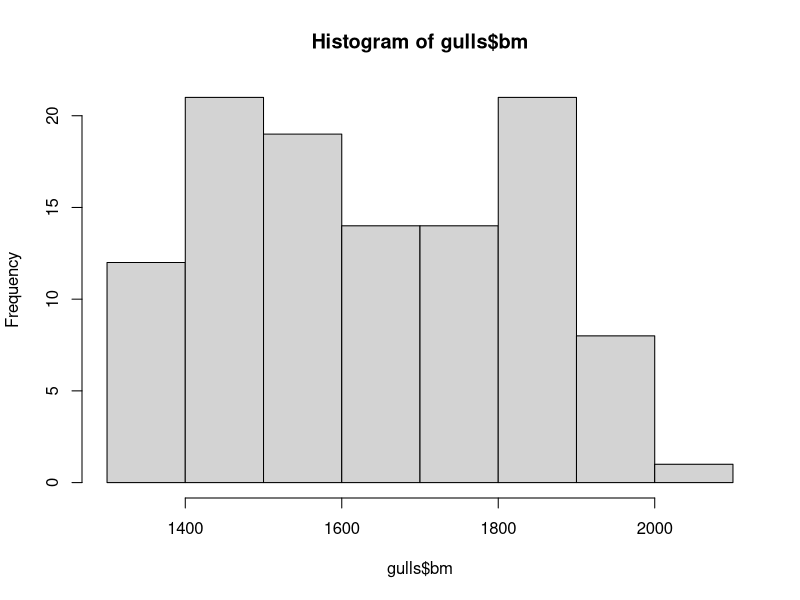
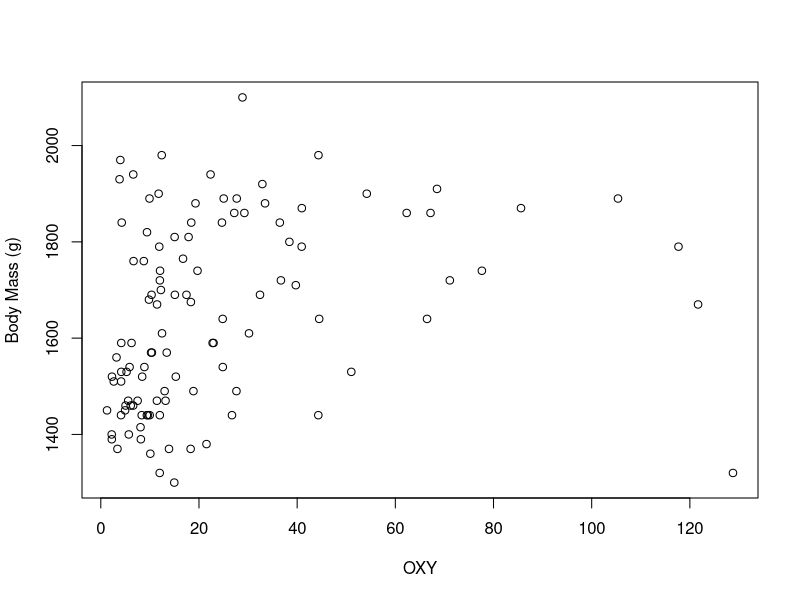
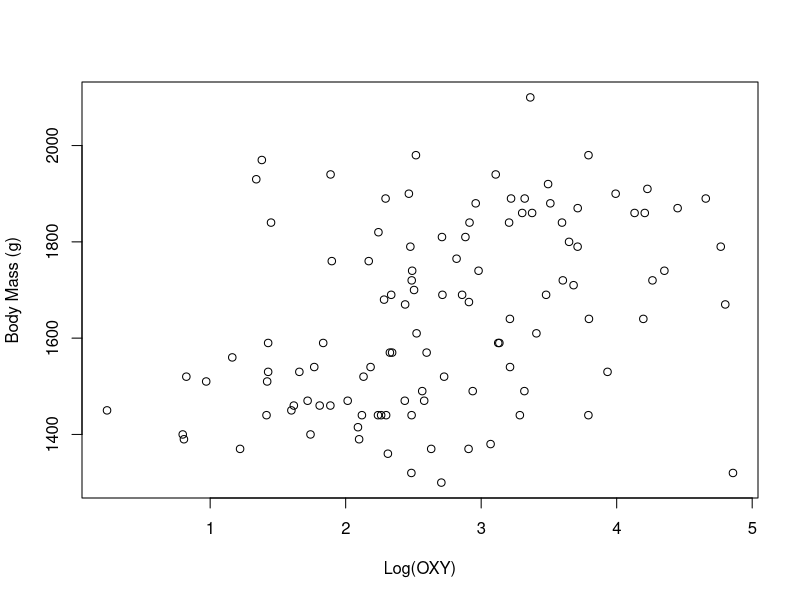
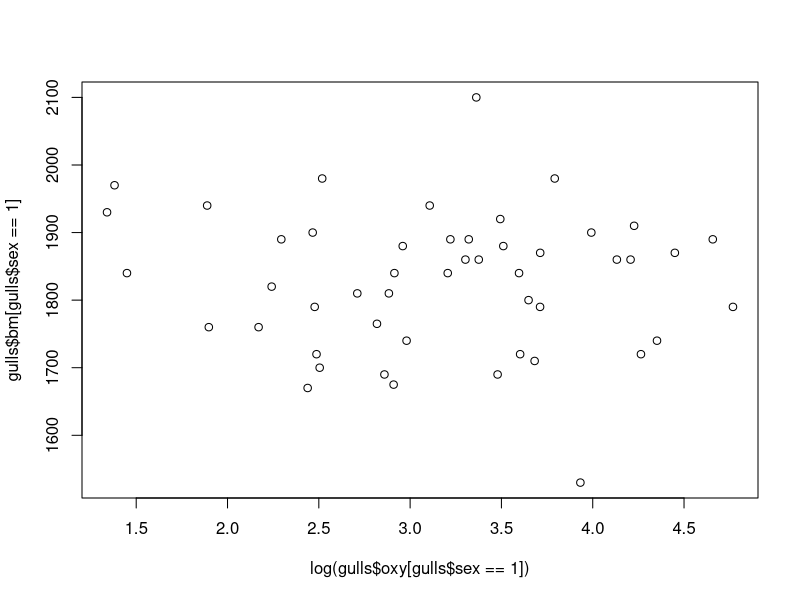
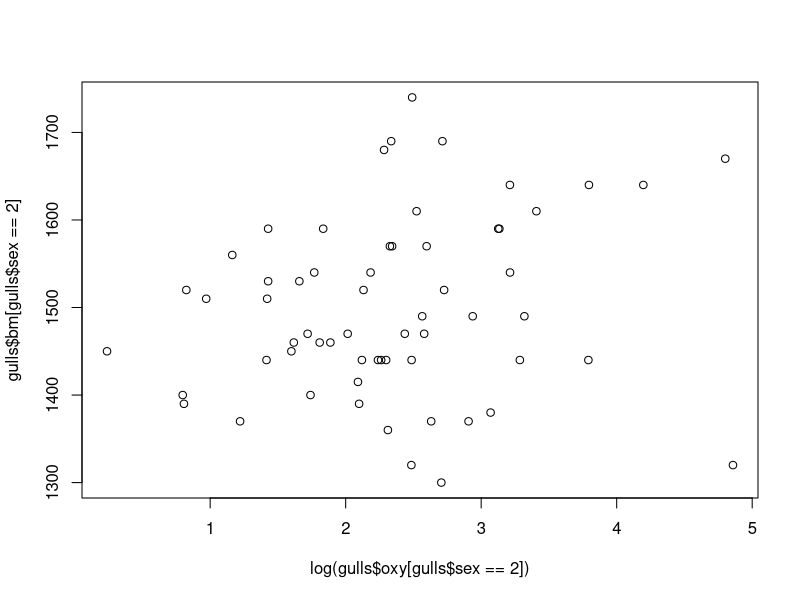
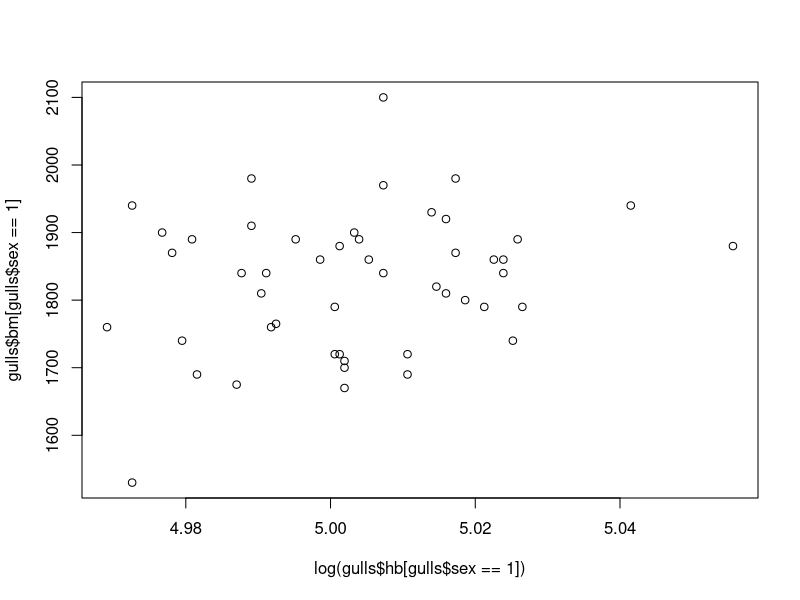
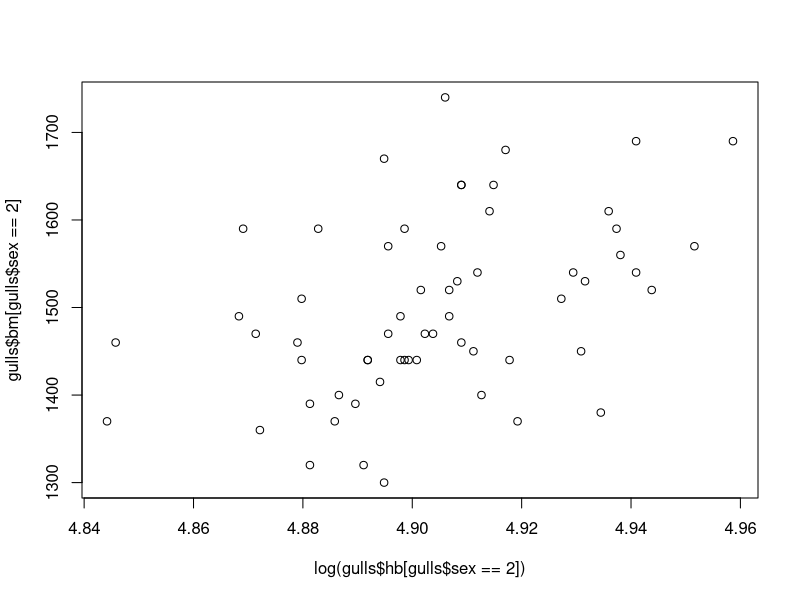
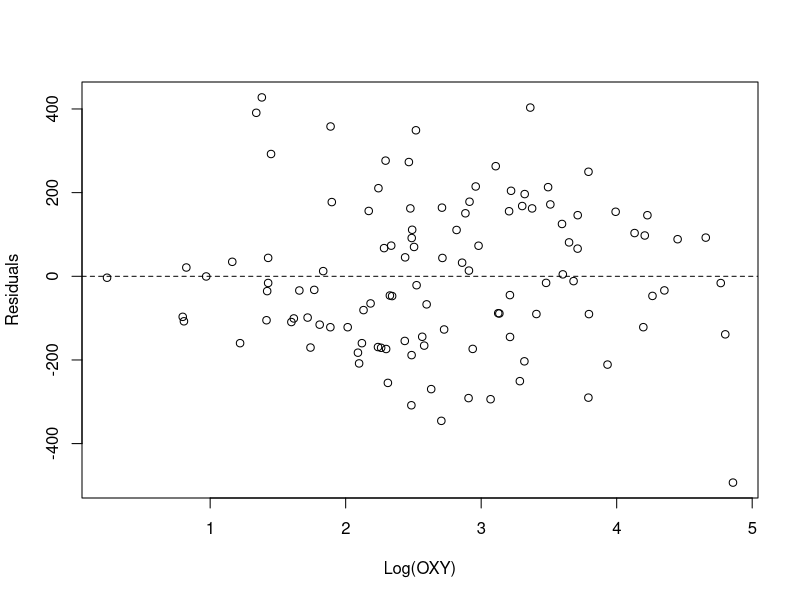

Write R code to recreate these figures, in order. (Note: this script raises an error after producing the figures.)
setwd("~/Documents/Microsoft Word/Grad School/STAT 520/HW 3")
#read in data and remove 1 na case
gulls <- data.frame(read.csv(file="gullsdata.csv", header=T))
gulls <- gulls[-(which(is.na(gulls$bm))),]
#a histogram (for marginal means)
hist(gulls$bm, breaks=11)

#Plot Response vs. Explanatory, and a log transformation
plot(gulls$bm~(gulls$oxy),xlab="OXY", ylab="Body Mass (g)")
plot(gulls$bm~log(gulls$oxy),xlab="Log(OXY)", ylab="Body Mass (g)")
plot(gulls$bm[gulls$sex==1]~log(gulls$oxy[gulls$sex==1]))
plot(gulls$bm[gulls$sex==2]~log(gulls$oxy[gulls$sex==2]))
plot(gulls$bm[gulls$sex==1]~log(gulls$hb[gulls$sex==1]))
plot(gulls$bm[gulls$sex==2]~log(gulls$hb[gulls$sex==2]))
#residual plot
resids <- lm(data=gulls, formula=bm~log(oxy))$residuals
plot(resids~log(gulls$oxy), ylab="Residuals", xlab="Log(OXY)") + abline(h=0,lty=2)

#Pick the random component
#bin the data
binnedbm <- data.frame(bm=gulls$bm, cats = cut(gulls$bm, breaks=quantile(gulls$bm, prob=seq(0.1,1,by=0.1)), include.lowest=T))
bmSD<- tapply(binnedbm$bm, binnedbm$cats, sd)
bmMean <- tapply(binnedbm$bm, binnedbm$cats, mean)
binnedbmm <- data.frame(bm=gulls$bm[gulls$sex==1], cats = cut(gulls$bm[gulls$sex==1], breaks=quantile(gulls$bm[gulls$sex==1], prob=seq(0.1,1,by=0.1)), include.lowest=T))
bmmSD <-tapply(binnedbmm$bm, binnedbmm$cats,sd)[-5]; bmmSD<-bmmSD[-9]
bmmMean <-tapply(binnedbmm$bm, binnedbmm$cats,mean)[-5]; bmmMean <-bmmMean[-9]
bmmMod <- lm(log(bmmSD)~log(bmmMean))
pts <- c(seq(7.4,7.7, by=0.01))
pdf("MaleRand.pdf")
plot(log(bmmSD)~log(bmmMean), pch = 19, cex = 1.5, xlab = "Log of Group Mean", ylab = "Log of Group SD",main="Male")+abline(a=bmmMod$coef[1],b=bmmMod$coef[2])
binnedbmf <- data.frame(bm=gulls$bm[gulls$sex==2], cats = cut(gulls$bm[gulls$sex==2], breaks=quantile(gulls$bm[gulls$sex==2], prob=seq(0.1,1,by=0.1)), include.lowest=T))
bmfSD <-tapply(binnedbmf$bm, binnedbmf$cats,sd)
bmfMean <-tapply(binnedbmf$bm, binnedbmf$cats,mean)
bmfMod <- lm(log(bmfSD[-2])~log(bmfMean[-2]))
pdf("FemaleRand.pdf")
plot(log(bmfSD)~log(bmfMean), pch = 19, cex = 1.5, xlab = "Log of Group Mean", ylab = "Log of Group SD",main="Female")+abline(a=bmfMod$coef[1],b=bmfMod$coef[2])
#table(binnedbm$cats)
#regress group SDs and group means
regrand <- lm(log(bmSD)~log(bmMean))
summary(regrand)
#Regression fit is poor, but coefficients and plot suggest theta > 3, so inverse Gaussian?
plot(log(bmSD)~log(bmMean), pch = 19, cex = 1.5, xlab = "Log of Group Mean", ylab = "Log of Group SD")
abline(a=regrand$coef[1], b=regrand$coef[2])

#Pick the systematic component. Using log(gulls$oxy) as explanatory
plot(gulls$bm~(gulls$oxy), col=as.factor(gulls$sex), pch=19)
#log transformation for oxy looks better
plot(gulls$bm~log(gulls$oxy), col=as.factor(gulls$sex), pch=19)
#plots using canonical link and also log link
#both plots and residual plots look reasonable, use log link (although canonical link works fine)
pdf("CanonScat.pdf")
plot(1/(gulls$bm)^2~log(gulls$oxy), col=as.factor(gulls$sex), pch=19, main="Canonical Link vs. log(OXY)")
pdf("LogScat.pdf")
plot(log(gulls$bm)~log(gulls$oxy), col=as.factor(gulls$sex), pch=19, main="Log Link vs. log(OXY)")
resids2<- lm(data= gulls, formula=1/bm^2~log(oxy)+as.factor(sex))$residuals
pdf("CanonicalSYs.pdf")
plot(resids2~log(gulls$oxy), col=as.factor(gulls$sex), pch=19, main = "Residuals for Canonical Link vs. log(OXY)") + abline(h=0)
residsl <- lm(data= gulls, formula=log(bm)~log(oxy)+as.factor(sex))$residuals
pdf("LogSYS.pdf")
plot(residsl~log(gulls$oxy), col=as.factor(gulls$sex), pch=19, main = "Residuals for Log Link vs. log(OXY)") + abline(h=0)

lm(data=gulls, formula=bm~oxy+dde+hcb+p99+p118+p138+p153+p170+p180+pc1+cond)
library(MASS)
allfit <- lm(data=gulls, formula=bm~log(oxy)+log(dde)+log(p99)+log(p138)+as.factor(sex))
stepped <- step(allfit)
summary(stepped)
#scatterplot matrix with possible covariates shows high multicollinearity, so we stick with sex, hb, and log(oxy)
pdf("pairsmat.pdf")
pairs(data=gulls, bm~log(oxy)+log(p99)+log(p138)+log(p170)+hb)
boxplot(data=gulls, bm~as.factor(sex))

#here is our final model
final.model <- glm(data=gulls,bm~log(oxy)+as.factor(sex), family="inverse.gaussian"(link="log"))
#summary shows that log(oxy) is not significant at 5% or 10% level
summary(final.model)

#######################
######## Consider three distributions: gamma, normal, inverse gaussian, each with log link

gammafit <- glm(data=gulls,bm~log(oxy)+as.factor(sex), family="Gamma"(link="log"))
normalfit <- glm(data=gulls,bm~log(oxy)+as.factor(sex), family="gaussian"(link="log"))
inversegaussianfit <- glm(data=gulls,bm~log(oxy)+as.factor(sex), family="inverse.gaussian"(link="log"))
igfit<-inversegaussianfit
########## Extract the coefficients for each model and put them in a table:
library("xtable")
estse <- rbind(as.vector(t(summary(gammafit)$coef[,c(1,2,3,4)])),as.vector(t(summary(normalfit)$coef[,c(1,2,3,4)])), as.vector(t(summary(inversegaussianfit)$coef[,c(1,2,3,4)])))
xtable(estse, digits = 3)

#########  Construct 95% Wald intervals for regression parameters, and put them in a table
intig <- cbind( summary(inversegaussianfit)$coef[,c(1)] - 1.96*summary(inversegaussianfit)$coef[,c(2)] ,
                summary(inversegaussianfit)$coef[,c(1)]+ 1.96*summary(inversegaussianfit)$coef[,c(2)])
intgamma <- cbind( summary(gammafit)$coef[,c(1)] - 1.96*summary(gammafit)$coef[,c(2)] ,
                summary(gammafit)$coef[,c(1)]+ 1.96*summary(gammafit)$coef[,c(2)])
intnormal <- cbind( summary(normalfit)$coef[,c(1)] - 1.96*summary(normalfit)$coef[,c(2)] ,
                   summary(normalfit)$coef[,c(1)]+ 1.96*summary(normalfit)$coef[,c(2)])

rbind(as.vector(t(intgamma)), as.vector(t(intnormal)), as.vector(t(intig)))

####################################
#########  Calculate the scaled deviance for each model:
##### Scaled deviance for inverse-Gaussian
igdev <- summary(inversegaussianfit)$deviance/summary(inversegaussianfit)$dispersion
igdev
pchisq(igdev, 107)
#####  Unscaled deviance for inverse-Gaussian
summary(inversegaussianfit)$deviance
###Scaled deviance for Gamma*************
rtestforgamma <- (gulls$bm - gammafit$fitted)/sqrt(gammafit$fitted^2)
2/(sum(rtestforgamma^2)/107)*sum( (gulls$bm - gammafit$fitted)/gammafit$fitted - log(gulls$bm/gammafit$fitted))
###Unscaled deviance for Gamma
summary(gammafit)$deviance

###Scaled deviance for Normal*************
rtestfornormal <- (gulls$bm - normalfit$fitted)
2/(sum(rtestfornormal^2)/107)*sum( (gulls$bm - normalfit$fitted)/normalfit$fitted - log(gulls$bm/normalfit$fitted))
##### Unscaled deviance for normal
summary(normalfit)$deviance


###############  Combine unscaled ans scaled deviances in a table:
col1dev <- c(summary(gammafit)$deviance, summary(gammafit)$deviance/summary(gammafit)$dispersion)
col2dev <- c(summary(normalfit)$deviance, summary(normalfit)$deviance/summary(normalfit)$dispersion)
col3dev <- c(summary(igfit)$deviance, summary(igfit)$deviance/summary(igfit)$dispersion)

cbind(col1dev, col2dev, col3dev)
#########################################################
##########################################
#### H matrix for gamma:
X <- cbind(1, log(gulls$oxy),as.factor(gulls$sex))
Xm <- cbind(1, log(gullsM$oxy))
Xf <- cbind(1, log(gullsF$oxy))
pdf("Mresids.pdf")
Zigm <- diag(sqrt(igfitM$weights))%*%Xm
HiiIGm<-diag(Zigm%*%solve(t(Zigm)%*%Zigm)%*%t(Zigm))
dsdigm<- residuals(igfitM, type = "deviance")/sqrt(summary(igfitM)$dispersion)/sqrt(1 - HiiIGm)
plot(igfitM$fitted, dsdigm, xlab = "Fitted Value (g)", ylab = "Standardized Deviance Residual",
     pch=19, main="Deviance Residuals for Males")+abline(h = 0)
dev.off()
pdf("Fresids.pdf")
Zigf <- diag(sqrt(igfitF$weights))%*%Xf
HiiIGf<-diag(Zigf%*%solve(t(Zigf)%*%Zigf)%*%t(Zigf))
dsdigf<- residuals(igfitF, type = "deviance")/sqrt(summary(igfitF)$dispersion)/sqrt(1 - HiiIGf)
plot(igfitF$fitted, dsdigf, xlab = "Fitted Value (g)", ylab = "Standardized Deviance Residual",
     pch=19, main = "Deviance Residuals for Females")+abline(h = 0)
dev.off()
#####################################################
##### Confidence intervals for the mean
gullsM <- gulls[which(gulls$sex==1),]
gullsF<- gulls[which(gulls$sex==2),]

igfitM <- glm(data=gullsM, formula=bm~log(oxy), family="inverse.gaussian"(link="log"))
estseigM <- predict(igfitM, se.fit = TRUE, type = "response")
lowerMuigM <- estseigM$fit - 1.96*estseigM$se
upperMuigM <- estseigM$fit + 1.96*estseigM$se

igfitF <- glm(data=gullsF, formula=bm~log(oxy), family="inverse.gaussian"(link="log"))
estseigF <- predict(igfitF, se.fit = TRUE, type = "response")
lowerMuigF <- estseigF$fit - 1.96*estseigF$se
upperMuigF <- estseigF$fit + 1.96*estseigF$se
#####  Plot the confidence intervals for the mean
pdf("95Ints.pdf")
plot(gulls$bm~log(gulls$oxy), xlab = "log(OXY) concentration", ylab = "Body Mass (g)", pch = 19, cex = 1.5, col=as.factor(gulls$sex), main = "Plot of Estimated Means and 95% Bands")
lines(log(gullsM$oxy[order(gullsM$oxy)]), estseigM$fit[order(gullsM$oxy)]) 
lines(log(gullsM$oxy[order(gullsM$oxy)]), lowerMuigM[order(gullsM$oxy)], lty = 2) 
lines(log(gullsM$oxy[order(gullsM$oxy)]), upperMuigM[order(gullsM$oxy)], lty = 2)
lines(log(gullsF$oxy[order(gullsF$oxy)]), estseigF$fit[order(gullsF$oxy)]) 
lines(log(gullsF$oxy[order(gullsF$oxy)]), lowerMuigF[order(gullsF$oxy)], lty = 2) 
lines(log(gullsF$oxy[order(gullsF$oxy)]), upperMuigF[order(gullsF$oxy)], lty = 2)
dev.off()

pdf("resids.pdf")
devs <- residuals(igfit, type = "deviance")/sqrt(summary(igfit)$dispersion)
plot(resid(igfit)~log(gulls$oxy), xlab = "log(OXY) concentration", ylab = "Body Mass (g)", pch = 19, cex = 1.5,
     col=as.factor(gulls$sex), main = "Residuals from Inv. Gaussian Model") + abline(h=0, lty=2)
dev.off()
###############################################################
###############################################################
###############################################################
###############################################################
###############################################################
###############################################################
###############################################################
###############################################################
###############################################################

######## Part 2#####################
xmat <- cbind(1, (1:50)/50)
b1 <- xmat[,2]

simbasicglm <- function(b, Xmat, phi, linkInv, random, ns = 1,returnmu=F){
  eta <- Xmat%*%b; #return(eta)
  mu <- linkInv(eta) ; if(returnmu==T){return(mu)}
  random(mu, phi, ns)
}
clogloginv <- function(x){
  1-exp(-1*exp(x))
}
BinomRan <- function( mu, phi, ns){
  rbinom(length(mu), prob= mu, size = ns)
}


simvals<-simbasicglm(b=c(-0.5,2), Xmat=xmat, phi=1, linkInv=clogloginv, random=BinomRan,ns=1)
#pdf("2scatterplot.pdf")
plot(simvals~b1, xlab="X", main="Scatterplot of Simulated Values vs. X (covariate) values", pch=20)
bernmodel<-glm(simvals~xmat[,2], family="binomial"(link="cloglog"))
summary(bernmodel)
deviance(bernmodel)
#########  Construct 95% Wald intervals for regression parameters, and put them in a table
intervalbern <- cbind( summary(bernmodel)$coef[,c(1)] - 1.96*summary(bernmodel)$coef[,c(2)] ,
                summary(bernmodel)$coef[,c(1)]+ 1.96*summary(bernmodel)$coef[,c(2)])
intervalbern

####################################
#########  Calculate the scaled deviance for each model:
##### Scaled deviance for binomial
summary(bernmodel)$deviance/summary(bernmodel)$dispersion
#####  Unscaled deviance for binomial
summary(bernmodel)$deviance
#log-likelihood
logLik(bernmodel)
summary(bernmodel)
#true response curve
pdf("2TrueEst.pdf")
pts <- cbind(1,c(seq(1,50, by=0.1))/50)
trc <- clogloginv(-0.5+pts[,2]*(2))
lines(trc~pts[,2], xlab="x1", ylab="Value", lwd=2)
#estimated response curve
#erc <- simbasicglm(b=coef(bernmodel),Xmat=pts,phi=1,linkInv=clogloginv,random=BinomRan,ns=1,returnmu=T)
erc <- clogloginv(bernmodel$coef[1]+pts[,2]*bernmodel$coef[2])
lines(erc~pts[,2], col="red", lwd=2)
legend(x="right",col=c("black","red"), pch=20,legend=c("True", "Estimated"))

#Expectation function and confidence bands
estseB <- predict(bernmodel, se.fit = TRUE, type = "response")
lowerMuB <- estseB$fit - 1.96*estseB$se
upperMuB <- estseB$fit + 1.96*estseB$se
pdf("2ExpF.pdf")
plot(simvals~b1, xlab= "X", main="Simulated values vs. X, with Estimated Expectation Function", pch=20)
lines(lowerMuB~xmat[,2],lty=2,lwd=2) + lines(upperMuB~xmat[,2],lty=2,lwd=2) + lines(estseB$fit~xmat[,2], lwd=2)
lines(trc~pts[,2], xlab="x1", ylab="Value", lwd=2, col="red")
legend(x="right",col=c("black","red"), pch=20,legend=c("Estimated","True"))
dev.off()
